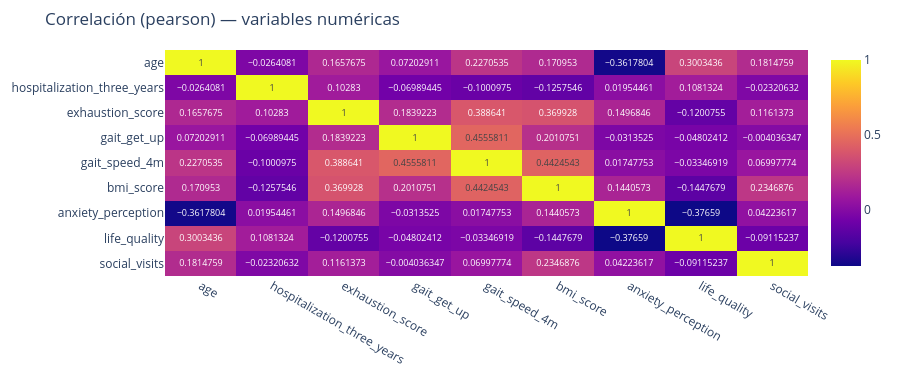
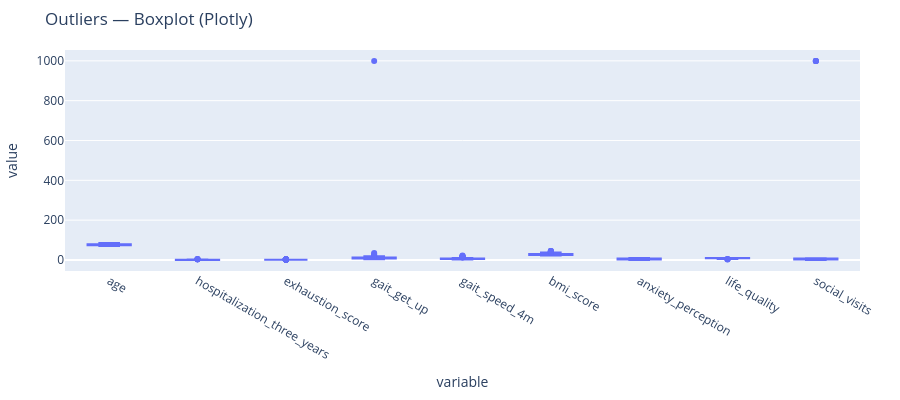

Notebook code for these charts, in order:
### Code cell
eda = EDAQuick(df)

eda.run_eda(
    show_corr=True,
    show_outliers=True,
    show_missing=True,
    show_cardinality=True,
    show_target=False,
    show_predictive_power=False
)

### Figure 1 — Plotly figure (JSON) as saved in the notebook; plotly's stock layout.template omitted (floating-point values rounded to 4 significant figures)
{"data": [{"coloraxis": "coloraxis", "hovertemplate": "x: %{x}<br>y: %{y}<br>color: %{z}<extra></extra>", "name": "0", "texttemplate": "%{z}", "type": "heatmap", "x": ["age", "hospitalization_three_years", "exhaustion_score", "gait_get_up", "gait_speed_4m", "bmi_score", "anxiety_perception", "life_quality", "social_visits"], "xaxis": "x", "y": ["age", "hospitalization_three_years", "exhaustion_score", "gait_get_up", "gait_speed_4m", "bmi_score", "anxiety_perception", "life_quality", "social_visits"], "yaxis": "y", "z": [[1.0, -0.02641, 0.1658, 0.07203, 0.2271, 0.171, -0.3618, 0.3003, 0.1815], [-0.02641, 1.0, 0.1028, -0.06989, -0.1001, -0.1258, 0.01954, 0.1081, -0.02321], [0.1658, 0.1028, 1.0, 0.1839, 0.3886, 0.3699, 0.1497, -0.1201, 0.1161], [0.07203, -0.06989, 0.1839, 1.0, 0.4556, 0.2011, -0.03135, -0.04802, -0.004036], [0.2271, -0.1001, 0.3886, 0.4556, 1.0, 0.4425, 0.01748, -0.03347, 0.06998], [0.171, -0.1258, 0.3699, 0.2011, 0.4425, 1.0, 0.1441, -0.1448, 0.2347], [-0.3618, 0.01954, 0.1497, -0.03135, 0.01748, 0.1441, 1.0, -0.3766, 0.04224], [0.3003, 0.1081, -0.1201, -0.04802, -0.03347, -0.1448, -0.3766, 1.0, -0.09115], [0.1815, -0.02321, 0.1161, -0.004036, 0.06998, 0.2347, 0.04224, -0.09115, 1.0]]}], "layout": {"coloraxis": {"autocolorscale": false, "colorscale": [[0, "#0d0887"], [0.1111, "#46039f"], [0.2222, "#7201a8"], [0.3333, "#9c179e"], [0.4444, "#bd3786"], [0.5556, "#d8576b"], [0.6667, "#ed7953"], [0.7778, "#fb9f3a"], [0.8889, "#fdca26"], [1, "#f0f921"]]}, "height": 380, "margin": {"b": 40, "l": 40, "r": 40, "t": 50}, "title": {"text": "Correlación (pearson) — variables numéricas"}, "xaxis": {"anchor": "y", "domain": [0, 1]}, "yaxis": {"anchor": "x", "autorange": "reversed", "domain": [0, 1]}}}

### Figure 2 — Plotly figure (JSON) as saved in the notebook; plotly's stock layout.template omitted (floating-point values rounded to 4 significant figures; data arrays with more than 128 entries replaced by an {"elided": "..."} marker saying what was removed)
{"data": [{"alignmentgroup": "True", "hovertemplate": "variable=%{x}<br>value=%{y}<extra></extra>", "legendgroup": "", "marker": {"color": "#636efa"}, "name": "", "notched": false, "offsetgroup": "", "orientation": "v", "showlegend": false, "type": "box", "x": {"elided": "1053 str values"}, "x0": " ", "xaxis": "x", "y": {"elided": "1053 float values"}, "y0": " ", "yaxis": "y"}], "layout": {"boxmode": "group", "height": 400, "legend": {"tracegroupgap": 0}, "margin": {"b": 40, "l": 40, "r": 40, "t": 50}, "title": {"text": "Outliers — Boxplot (Plotly)"}, "xaxis": {"anchor": "y", "domain": [0, 1], "title": {"text": "variable"}}, "yaxis": {"anchor": "x", "domain": [0, 1], "title": {"text": "value"}}}}
